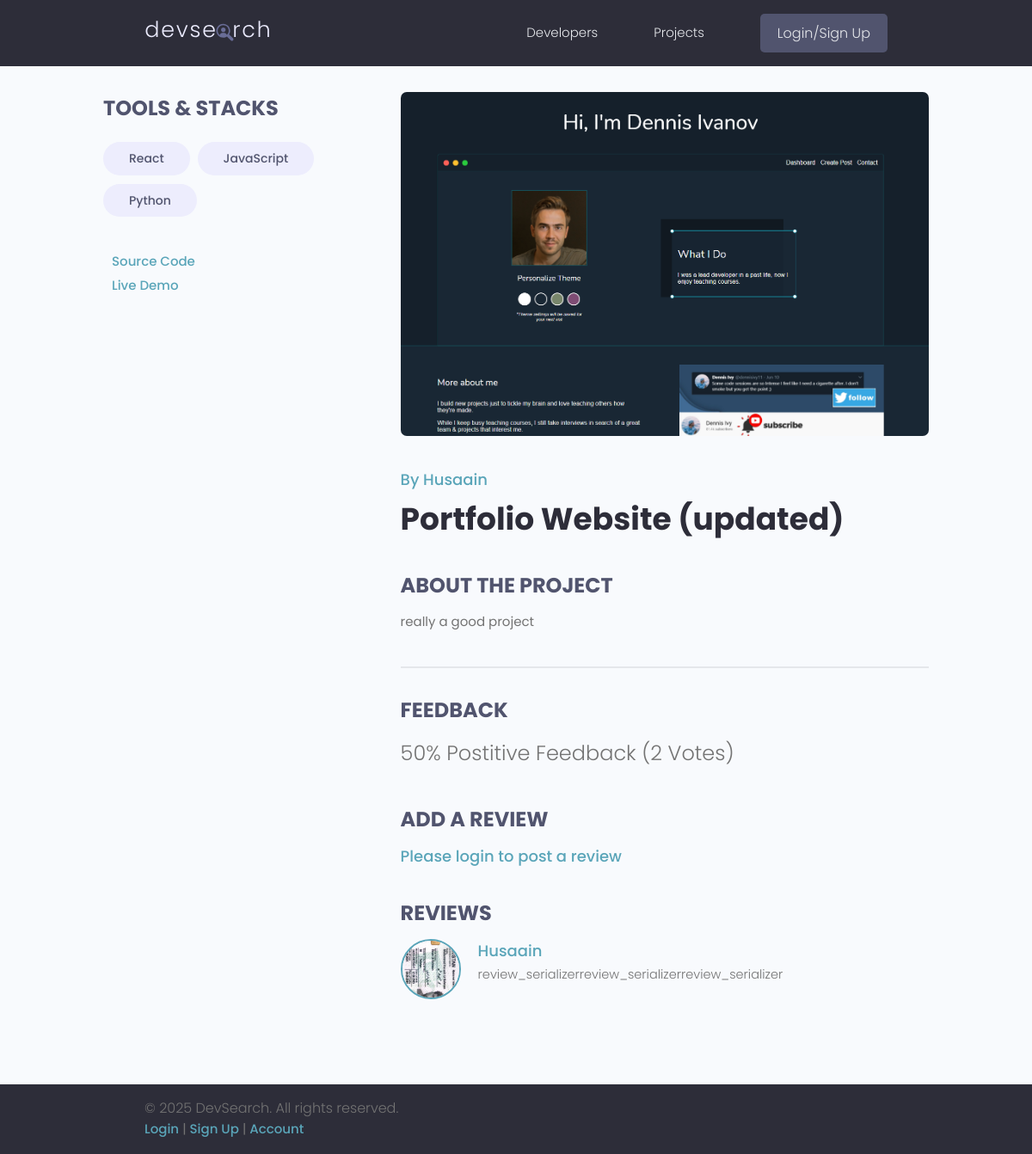
/projects/project/63217e4a-50d4-4a97-9279-b530c41846e3/, run on the app's committed database.
### projects/models.py (models this page shows, shortened)
class Tag(models.Model):
    name = models.CharField(max_length=200)
    created = models.DateTimeField(auto_now_add=True)
    id = models.UUIDField(default=uuid.uuid4, unique = True, primary_key = True,  editable = False)
    def __str__(self):
        return self.name

class Project(models.Model):
    owner = models.ForeignKey(Profile, on_delete=models.SET_NULL, null=True, blank=True)
    title = models.CharField(max_length=200)
    image = models.ImageField( null = True, blank=True, default='default.jpg')
    Description = models.TextField(max_length=2000 , null = True, blank=True )
    tags = models.ManyToManyField(Tag)
    demo_link = models.CharField(max_length=1000 , null = True, blank=True )
    source_link = models.CharField(max_length=1000 , null = True, blank=True )
    vote_total  = models.IntegerField(default=0 ,null = True,blank=True)
    vote_ratio = models.IntegerField(default=0 ,null = True,blank=True)
    created = models.DateTimeField(auto_now_add=True)
    id = models.UUIDField(default=uuid.uuid4, unique = True, primary_key = True,  editable = False)
    class Meta:
        ordering = ['-vote_ratio','-vote_total','title']
    @property
    def reviewers(self):
        queryset = self.review_set.all().values_list('owner__id', flat=True)
        return queryset

class Review(models.Model):
    votes = [
        ('up', 'Up Vote'),
        ('down', 'Down vote')
    ]
    owner = models.ForeignKey(Profile,on_delete=models.CASCADE, null=True)
    project = models.ForeignKey(Project, on_delete=models.CASCADE)
    body = models.TextField(null=True , blank = True)
    value = models.CharField(max_length=200 , choices = votes)
    created = models.DateTimeField(auto_now_add=True)
    id = models.UUIDField(default=uuid.uuid4, unique = True, primary_key = True,  editable = False)
    class Meta:
        unique_together = [['owner','project']]

### users/models.py (models this page shows, shortened)
class Profile(models.Model):
    user = models.OneToOneField(User, on_delete=models.CASCADE, null=True,blank=True)
    name= models.CharField(max_length=200, null=True , blank=True)
    email= models.EmailField(max_length=200, null=True , blank=True)
    username = models.CharField(max_length=200, null=True , blank=True)
    location = models.CharField(max_length=200, null=True , blank=True)
    short_intro= models.CharField(max_length=200, null=True , blank=True)
    bio = models.TextField( null=True , blank=True)
    profile_image = models.ImageField(upload_to='profiles/',null=True, blank=True, default='profiles/user-default.png')
    social_github= models.CharField(max_length=200, null=True , blank=True)
    social_twitter= models.CharField(max_length=200, null=True , blank=True)
    social_linkedin= models.CharField(max_length=200, null=True , blank=True)
    social_youtube= models.CharField(max_length=200, null=True , blank=True)
    social_website= models.CharField(max_length=200, null=True , blank=True)
    created = models.DateTimeField(auto_now_add=True)
    id = models.UUIDField(default=uuid.uuid4, unique=True, primary_key=True, editable=False)
    class Meta:
        ordering=['-created']

### projects/views.py (the view, shortened to what this page needs)
# urls.py: path('project/<str:pk>/',views.single_project, name = 'project'),
def single_project(request, pk):
    project = Project.objects.get(id=pk)
    review = project.review_set.all()
    form = review_form()
    reviewers = project.reviewers
    context = {'project':project,'reviews':review,'form':form,'reviewers_id_list':reviewers}
    return render(request,'projects/single-project.html', context)

### users/context_processors.py (called while the page is built, shortened)
def has_unread_messages(request):
    return {}

### projects/templates/projects/single-project.html (shortened to what this page needs)
{% extends "main.html" %}
{% load static %}
{% block content %}
<main class="singleProject my-md">
    <div class="container">
        <div class="layout">
            <div class="column column--1of3">
                <h3 class="singleProject__subtitle">Tools & Stacks</h3>
                <div class="singleProject__toolStack">
                    {% for tag in project.tags.all %}
                    <span class="tag tag--pill tag--sub tag--lg">
                        <small>{{tag}}</small>
                    </span>
                    {% endfor %}
                </div>
                <a class="singleProject__liveLink" href="{{project.source_link}}" target="_blank">Source
                    Code
                </a>
                <br>
                <a class="singleProject__liveLink" href="{{project.demo_link}}" target="_blank">Live Demo
                </a>
            </div>
            <div class="column column--2of3">
                <img class="singleProject__preview" src="{{project.image.url}}" alt="portfolio thumbnail" />
                <a href="{% url 'single-profile' project.owner.id %}" class="singleProject__developer">By {{project.owner.name}}</a>
                <h2 class="singleProject__title">{{project.title}}</h2>
                <h3 class="singleProject__subtitle">About the Project</h3>
                <div class="singleProject__info">
                    {{project.Description}}
                </div>
                <div class="comments">
                    <h3 class="singleProject__subtitle">Feedback</h3>
                    <h5 class="project--rating">
                        {{project.vote_ratio}}% Postitive Feedback ({{project.vote_total}} Vote{{project.vote_total|pluralize:"s"}})
                    </h5>
                    <h3 class="singleProject__subtitle">Add a Review</h3>
                    {% if request.user.profile.id in reviewers_id_list %}
                    <p style="color: red;"><b>You can't add another review</b></p>
                    {% elif request.user.profile == project.owner %}
                    <p style="color: red;"><b>You can't review your own project</b></p>
                    {% else %}
                    <a href="{% url 'login' %}?next={{request.path}}" class="singleProject__developer">Please login to post a review</a>
                    {% endif %}
                    <div class="commentList">
                        <h3 class="singleProject__subtitle">Reviews</h3>
                        {% for review in reviews %}
                        {% if review.body %}
                        <div class="comment">
                            <a href="{% url 'single-profile' project.owner.id %}">
                                <img class="avatar avatar--md"
                                    src="{{project.owner.profile_image.url}}"
                                    alt="user" />
                            </a>
                            <div class="comment__details">
                                <a href="{% url 'single-profile' project.owner.id %}" class="comment__author">{{project.owner.name}}</a>
                                <p class="comment__info">
                                    {{review.body}}
                                </p>
                            </div>
                        </div>
                        {% endif %}
                        {% endfor %}
                    </div>
                </div>
            </div>
        </div>
    </div>
</main>
{% endblock%}

### static/styles/app.css (style rules this page uses)
:root { --color-sub: #2d2d39; }
img { width: 100%; }
.singleProject .column--1of3 { order: 2; }
@media screen and (min-width: 1081px) { .singleProject .column--1of3 { order: 1; } }
@media screen and (min-width: 1081px) { .singleProject .column--2of3 { order: 2; } }
.singleProject__toolStack { margin-top: 2rem; margin-bottom: 4rem; }
.singleProject__liveLink { font-weight: 500; transition: all 0.3s ease-in-out; border-bottom: 2px solid transparent; }
.singleProject__preview { height: 50vh; object-fit: cover; object-position: top center; margin-bottom: 3rem; border-radius: 0.7rem; }
.singleProject__developer { font-size: 1.8rem; font-weight: 500; }
.singleProject__title { font-size: 3.6rem; font-weight: 700; color: var(--color-sub); margin-bottom: 3rem; }
.project--rating { margin-bottom: 1.6em; margin-top: .5em; }
.singleProject__subtitle { text-transform: uppercase; font-size: 2.4rem; font-weight: 700; color: var(--color-sub-light); margin-bottom: 1rem; }
.comments { margin-top: 4rem; padding-top: 3rem; border-top: 2px solid var(--color-light); }
.commentList { margin: 3rem 0; }
.comment { display: flex; gap: 2rem; }
.comment__author { font-size: 1.8rem; }
.comment__info { font-size: 1.45rem; }

### static/uikit/styles/modules/_variables.css (style rules this page uses)
:root { --color-main: #5aa5b9; --color-main-light: #e6faff; --color-sub: #3f4156; --color-sub-light: #51546e; --color-sub-lighter: #ededfd; --color-text: #737373; --color-gray: #8b8b8b; --color-light: #e5e7eb; --color-light-gray: #767676; --color-bg: #f8fafd; --color-white: #fffefd; --color-white-light: #f3f3f3; --color-success: #359e64; --color-success-bg: #def8e8; --color-error: #fc4b0b; --color-error-bg: #fff2ee; --font-base: 'Poppins', arial, helvetica, 'Segoe UI', roboto, ubuntu, sans-serif; --font-monospace: 'Fira Code', 'Courier New', courier, monospace; --font-regular: 300; --font-medium: 500; --font-bold: 700; --generic-shadow: 1px 1px 5px #00000010; --generic-transition: all 0.3s ease-in-out; }

### static/uikit/styles/modules/_base.css (style rules this page uses)
* { margin: 0; padding: 0; box-sizing: border-box; text-rendering: optimizeLegibility; color: inherit; font-size: inherit; }
html { font-size: 50%; }
@media only screen and (min-width: 480px) { html { font-size: 56.25%; } }
@media only screen and (min-width: 1200px) { html { font-size: 62.5%; } }
body { line-height: 1.6; font-weight: 400; font-size: 1.5rem; color: var(--color-text); background-color: var(--color-bg); min-height: 100vh; }

### static/uikit/styles/modules/_typography.css (style rules this page uses)
* { font-family: var(--font-base); }
h2 { font-size: 3.6rem; font-weight: var(--font-bold); }
h3 { font-size: 3.2rem; font-weight: var(--font-medium); }
h5 { font-size: 2.4rem; font-weight: var(--font-medium); }
h5, h6 { font-weight: var(--font-regular); }
p, span, strong { font-size: 1.6rem; color: var(--color-text); font-weight: var(--font-regular); }
a { padding-bottom: 2px; text-decoration: none; display: inline-block; color: var(--color-main); font-weight: var(--font-medium); }

### static/uikit/styles/modules/_utilities.css (style rules this page uses)
.container { width: 92%; max-width: 165rem; margin: 0 auto; box-sizing: border-box; }
@media screen and (min-width: 1000px) { .container { width: 90%; } }
@media screen and (min-width: 1200px) { .container { width: 80%; } }
.my-md { margin: 3rem auto; }

### static/uikit/styles/modules/_avatar.css (style rules this page uses)
.avatar { border-radius: 50%; border: 2px solid var(--color-main); object-fit: cover; }
.avatar--md { height: 7rem; width: 7rem; }

### static/uikit/styles/modules/_tag.css (style rules this page uses)
.tag { display: inline-flex; align-items: center; background-color: var(--color-sub); height: -webkit-fit-content; height: -moz-fit-content; height: fit-content; width: -webkit-fit-content; width: -moz-fit-content; width: fit-content; border-radius: 0.5rem; padding: 0.5rem 1.5rem; font-size: 1.2rem; cursor: pointer; }
.tag:not(:last-child) { margin-right: 0.25rem; margin-bottom: 0.75rem; }
.tag > small { color: var(--color-white); }
.tag--pill { border-radius: 5rem; }
.tag--sub, .tag--sub > small { background: var(--color-sub-lighter); color: var(--color-sub-light); font-weight: 500; }
.tag--lg { padding: 0.8rem 3rem; font-size: 1.4rem; }
.tag--lg:not(:last-child) { margin-right: 0.5rem; margin-bottom: 1rem; }

### static/uikit/styles/modules/_layout.css (style rules this page uses)
.layout { display: flex; flex-flow: row wrap; justify-content: space-between; }
.layout > .column { margin-bottom: 3rem; }
.layout > .column.column--1of3 { flex-basis: 30%; }
.layout > .column.column--2of3 { flex-basis: 64%; }

### data on the page
Tag: name "React"
Tag: name "JavaScript"
Tag: name "Python"
Project: image (picture), owner.name "Husaain", title "Portfolio Website (updated)", Description "really a good project", vote_ratio "50", vote_total "2"
Review: owner.profile_image (picture), body "review_serializerreview_serializerreview_serializer"

### other printed values
{{ year|default:"2025" }} "2025"
